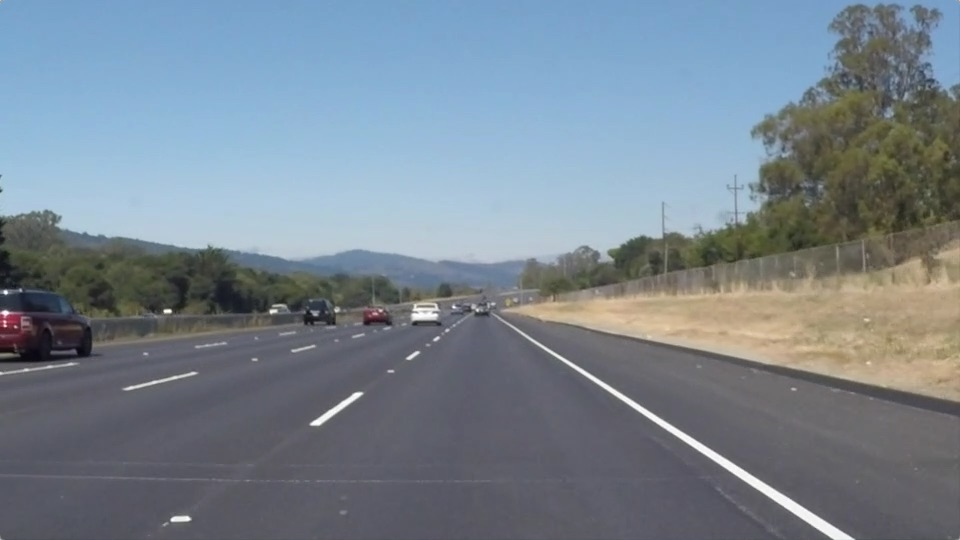
#> input picture test_images/solidWhiteRight.jpg, 960 x 540 px
$ jupyter execute --allow-errors Code_extrapol.ipynb   (shell and % lines are left out)
#> lines starting #> are read from the running program, lines starting #| are printed output that depends on the picture; after the words box and inside, x2 and y2 are one past the last pixel; in counts of white or black regions, pixels touching at a corner belong together
# Self-Driving Car Engineer Nanodegree

## Project: **Finding Lane Lines on the Road**

**Note: If, at any point, you encounter frozen display windows or other confounding issues, you can always start again with a clean slate by going to the "Kernel" menu above and selecting "Restart & Clear Output".**

---

**The tools you have are color selection, region of interest selection, grayscaling, Gaussian smoothing, Canny Edge Detection and Hough Tranform line detection.  You  are also free to explore and try other techniques that were not presented in the lesson.  Your goal is piece together a pipeline to detect the line segments in the image, then average/extrapolate them and draw them onto the image for display (as below).  Once you have a working pipeline, try it out on the video stream below.**

**Run the cell below to import some packages.  If you get an `import error` for a package you've already installed, try changing your kernel (select the Kernel menu above --> Change Kernel).  Still have problems?  Try relaunching Jupyter Notebook from the terminal prompt.  Also, see [this forum post](https://carnd-forums.udacity.com/cq/viewquestion.action?spaceKey=CAR&id=29496372&questionTitle=finding-lanes---import-cv2-fails-even-though-python-in-the-terminal-window-has-no-problem-with-import-cv2) for more troubleshooting tips.**

## Import Packages

[cell 1]
#importing some useful packages
import matplotlib.pyplot as plt
import matplotlib.image as mpimg
import numpy as np
import cv2

## Read in an Image

[cell 2]
#reading in an image
image = mpimg.imread('test_images/solidWhiteRight.jpg')
#> image is the input picture: shape (540, 960, 3); mean R, G, B 120.3, 132.6, 143.7

#printing out some stats and plotting
print('This image is:', type(image), 'with dimensions:', image.shape)
#| This image is: <class 'numpy.ndarray'> with dimensions: (540, 960, 3)
plt.imshow(image)  # if you wanted to show a single color channel image called 'gray', for example, call as plt.imshow(gray, cmap='gray')

## Ideas for Lane Detection Pipeline

**Some OpenCV functions (beyond those introduced in the lesson) that might be useful for this project are:**

`cv2.inRange()` for color selection
`cv2.fillPoly()` for regions selection
`cv2.line()` to draw lines on an image given endpoints
`cv2.addWeighted()` to coadd / overlay two images
`cv2.cvtColor()` to grayscale or change color
`cv2.imwrite()` to output images to file
`cv2.bitwise_and()` to apply a mask to an image

**Check out the OpenCV documentation to learn about these and discover even more awesome functionality!**

## Helper Functions

Below are some helper functions to help get you started. They should look familiar from the lesson!

[cell 3]
import math

def grayscale(img):
    """Applies the Grayscale transform
    This will return an image with only one color channel
    but NOTE: to see the returned image as grayscale
    (assuming your grayscaled image is called 'gray')
    you should call plt.imshow(gray, cmap='gray')"""
    return cv2.cvtColor(img, cv2.COLOR_RGB2GRAY)
    # Or use BGR2GRAY if you read an image with cv2.imread()
    # return cv2.cvtColor(img, cv2.COLOR_BGR2GRAY)

def canny(img, low_threshold, high_threshold):
    """Applies the Canny transform"""
    return cv2.Canny(img, low_threshold, high_threshold)

def gaussian_blur(img, kernel_size):
    """Applies a Gaussian Noise kernel"""
    return cv2.GaussianBlur(img, (kernel_size, kernel_size), 0)

def region_of_interest(img, vertices):
    """
    Applies an image mask.

    Only keeps the region of the image defined by the polygon
    formed from `vertices`. The rest of the image is set to black.
    """
    #defining a blank mask to start with
    mask = np.zeros_like(img)

    #defining a 3 channel or 1 channel color to fill the mask with depending on the input image
    if len(img.shape) > 2:
        channel_count = img.shape[2]  # i.e. 3 or 4 depending on your image
        ignore_mask_color = (255,) * channel_count
    else:
        ignore_mask_color = 255

    #filling pixels inside the polygon defined by "vertices" with the fill color
    cv2.fillPoly(mask, vertices, ignore_mask_color)

    #returning the image only where mask pixels are nonzero
    masked_image = cv2.bitwise_and(img, mask)
    return masked_image


def draw_lines(img, lines, color=[255, 0, 0], thickness=2, bottom_y=0, top_y=0):
    """
    NOTE: this is the function you might want to use as a starting point once you want to
    average/extrapolate the line segments you detect to map out the full
    extent of the lane (going from the result shown in raw-lines-example.mp4
    to that shown in P1_example.mp4).

    Think about things like separating line segments by their
    slope ((y2-y1)/(x2-x1)) to decide which segments are part of the left
    line vs. the right line.  Then, you can average the position of each of
    the lines and extrapolate to the top and bottom of the lane.

    This function draws `lines` with `color` and `thickness`.
    Lines are drawn on the image inplace (mutates the image).
    If you want to make the lines semi-transparent, think about combining
    this function with the weighted_img() function below
    """
    on_right = []
    on_left = []
    # Separate points into right/left based on the sign (positive/negative) of slope.
    for line in lines:
        for x1,y1,x2,y2 in line:
            if (x2-x1) == 0:
                slope = 999
            else:
                slope = (y2-y1)/(x2-x1)

            if slope > 0:
                on_right.append((x1, y1))
                on_right.append((x2, y2))
            else:
                on_left.append((x1, y1))
                on_left.append((x2, y2))

    lines_right = np.array(on_right)
    lines_left = np.array(on_left)

    # Find slopes and intercepts of extrapolated right line using regression
    # and then draw it
    try:
        slope_right, intercept_right = np.polyfit(lines_right[:,0], lines_right[:,1], 1)
        bottom_right_x = int((bottom_y - intercept_right) / slope_right)
        top_right_x = int((top_y - intercept_right) / slope_right)
        cv2.line(img, (bottom_right_x, bottom_y), (top_right_x, top_y), color, thickness)
    except IndexError:
        # Sometimes the right lane lines are far apart in a frame to have no right
        # lane lines.
        print('No right lane lines found.')

    # Find slopes and intercepts of extrapolated left line using regression
    # and then draw it
    slope_left, intercept_left = np.polyfit(lines_left[:,0], lines_left[:,1], 1)
    bottom_left_x = int((bottom_y - intercept_left) / slope_left)
    top_left_x = int((top_y - intercept_left) / slope_left)
    cv2.line(img, (bottom_left_x, bottom_y), (top_left_x, top_y), color, thickness)

#     for line in lines:
#         for x1,y1,x2,y2 in line:
#             cv2.line(img, (x1, y1), (x2, y2), color, thickness)

def hough_lines(img, rho, theta, threshold, min_line_len, max_line_gap, bottom_y=0, top_y=0):
    """
    `img` should be the output of a Canny transform.

    Returns an image with hough lines drawn.
    """
    lines = cv2.HoughLinesP(img, rho, theta, threshold, np.array([]), minLineLength=min_line_len, maxLineGap=max_line_gap)
    line_img = np.zeros((img.shape[0], img.shape[1], 3), dtype=np.uint8)
    draw_lines(line_img, lines, thickness=3, bottom_y=bottom_y, top_y=top_y)
    return line_img

# Python 3 has support for cool math symbols.

def weighted_img(img, initial_img, α=0.8, β=1., λ=0.):
    """
    `img` is the output of the hough_lines(), An image with lines drawn on it.
    Should be a blank image (all black) with lines drawn on it.

    `initial_img` should be the image before any processing.

    The result image is computed as follows:

    initial_img * α + img * β + λ
    NOTE: initial_img and img must be the same shape!
    """
    return cv2.addWeighted(initial_img, α, img, β, λ)

## Test Images

Build your pipeline to work on the images in the directory "test_images"
**You should make sure your pipeline works well on these images before you try the videos.**

[cell 4]
import os
input_dir_prefix = 'test_images/'
images = os.listdir(input_dir_prefix)

output_dir_prefix = 'test_images_output/'
if not os.path.exists(output_dir_prefix):
    os.mkdir(output_dir_prefix)

## Build a Lane Finding Pipeline

Build the pipeline and run your solution on all test_images. Make copies into the `test_images_output` directory, and you can use the images in your writeup report.

Try tuning the various parameters, especially the low and high Canny thresholds as well as the Hough lines parameters.

[cell 5]
for img in images:
    original_image = mpimg.imread(input_dir_prefix + img)
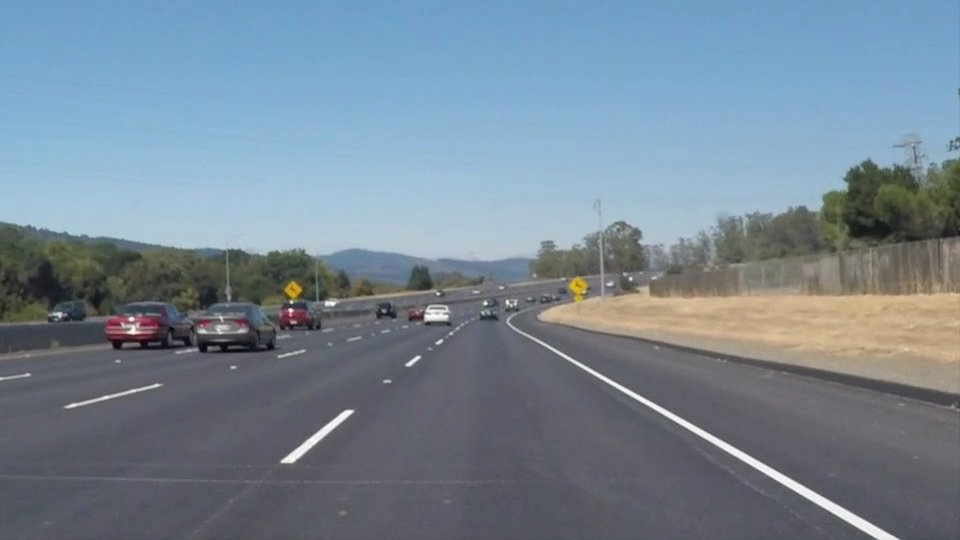
#> input picture test_images/solidWhiteCurve.jpg, 960 x 540 px
#> original_image is the input picture: shape (540, 960, 3); mean R, G, B 118.5, 134.5, 148.1

    edges = canny(
        gaussian_blur(
            grayscale(original_image),
            kernel_size=5
        ),
        low_threshold=50,
        high_threshold=150
    )
#> in grayscale, `return cv2.cvtColor(img, cv2.COLOR_RGB2GRAY)`:
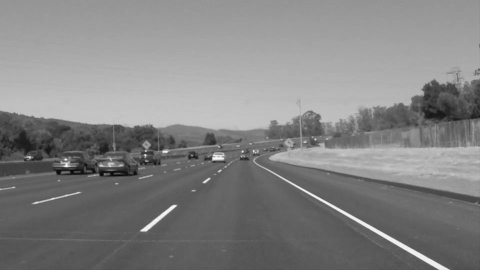
#> returned value: shape (540, 960) (shown at 1/2 size); min 5, max 255, mean 131.2
#> in canny, `return cv2.Canny(img, low_threshold, high_threshold)`:
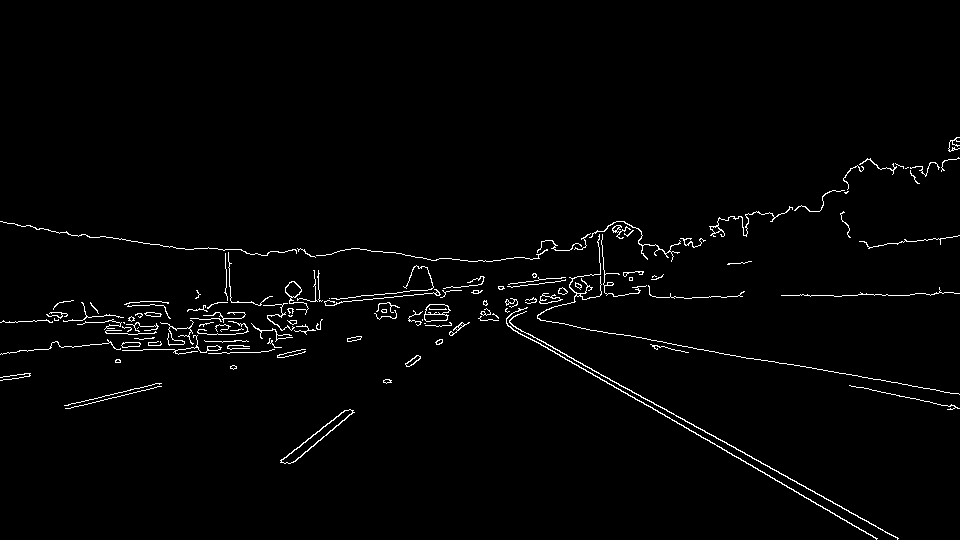
#> returned value: shape (540, 960); 1.7% white in thin lines or dots, all inside (x1, y1, x2, y2) = (0, 137, 960, 540)

    imshape = edges.shape
    vertices = np.array(
        [[
            (0, imshape[0]),
            (450, 322),
            (490, 322),
            (imshape[1], imshape[0])
        ]],
        dtype=np.int32
    )

    masked_edges = region_of_interest(edges, vertices=vertices)
#> in region_of_interest, `cv2.fillPoly(mask, vertices, ignore_mask_color)`:
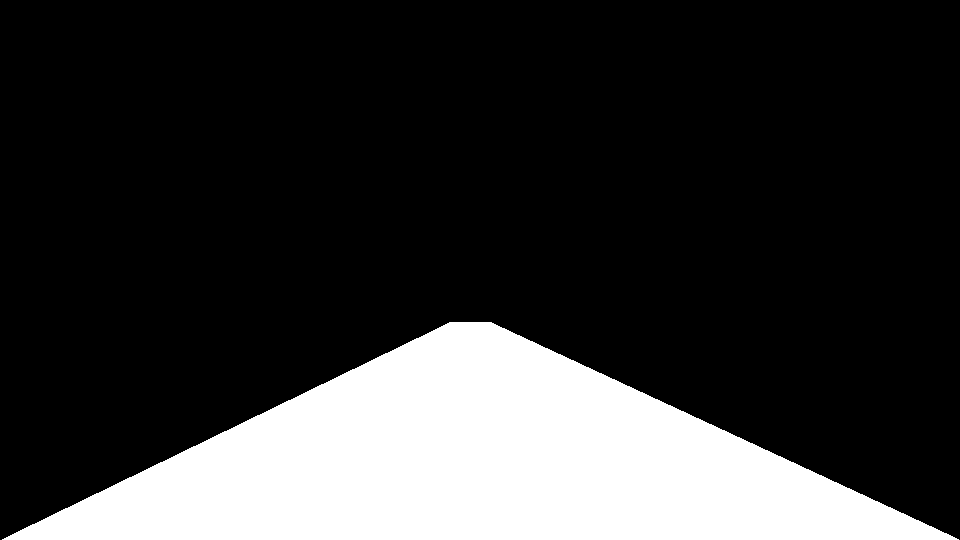
#> mask: shape (540, 960); 21% white; 1 white region, box (x1, y1, x2, y2) and area: (2, 322, 959, 540) 109020
#> in region_of_interest, `masked_image = cv2.bitwise_and(img, mask)`:
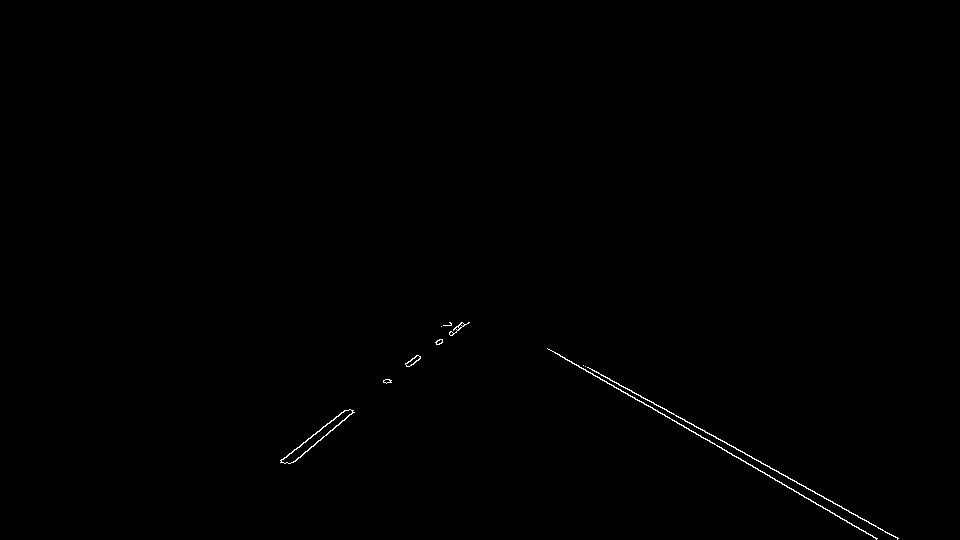
#> masked_image: shape (540, 960); 0.27% white in thin lines or dots, all inside (x1, y1, x2, y2) = (280, 322, 899, 540)

    lines = hough_lines(
        masked_edges,
        rho=2,
        theta=np.pi/180,
        threshold=10,
        min_line_len=45,
        max_line_gap=25,
        bottom_y=imshape[0],
        top_y=322
    )
#> in hough_lines, `lines = cv2.HoughLinesP(img, rho, theta, threshold, np.array([]), minL..`: lines = 13 rows, first 6: [590, 368, 898, 538], [294, 449, 345, 410], [547, 348, 877, 538], [292, 462, 352, 412], [412, 358, 469, 322], [384, 382, 461, 322]
#> the loop in draw_lines, `for line in lines:` made 13 passes
#> after the loop in draw_lines, `for line in lines:`: on_left = [(294, 449), (345, 410), (292, 462), (352, 412), (412, 358), (469, 322), (384, 382), (461, 322), (405, 363), (456, 332), (389, 382), (439, 343), (387, 382), (459, 325), (414, 358), (462, 322)]; on_right = [(590, 368), (898, 538), (547, 348), (877, 538), (559, 354), (798, 492), (664, 408), (897, 537), (606, 377), (656, 405)]
#> in draw_lines, `lines_right = np.array(on_right)`: lines_right = [[590, 368], [898, 538], [547, 348], [877, 538], [559, 354], [798, 492], [664, 408], [897, 537], [606, 377], [656, 405]]
#> in draw_lines, `lines_left = np.array(on_left)`: lines_left = 16 rows, first 8: [294, 449], [345, 410], [292, 462], [352, 412], [412, 358], [469, 322], [384, 382], [461, 322]
#> in draw_lines, `slope_right, intercept_right = np.polyfit(lines_right[:,0], lines_righ..`: slope_right = 0.561; intercept_right = 38.96
#> in draw_lines, `bottom_right_x = int((bottom_y - intercept_right) / slope_right)`: bottom_right_x = 893
#> in draw_lines, `top_right_x = int((top_y - intercept_right) / slope_right)`: top_right_x = 504
#> in draw_lines, `slope_left, intercept_left = np.polyfit(lines_left[:,0], lines_left[:,..`: slope_left = -0.775; intercept_left = 681.1
#> in draw_lines, `bottom_left_x = int((bottom_y - intercept_left) / slope_left)`: bottom_left_x = 182
#> in draw_lines, `top_left_x = int((top_y - intercept_left) / slope_left)`: top_left_x = 463
#> in draw_lines, `cv2.line(img, (bottom_left_x, bottom_y), (top_left_x, top_y), color, t..`:
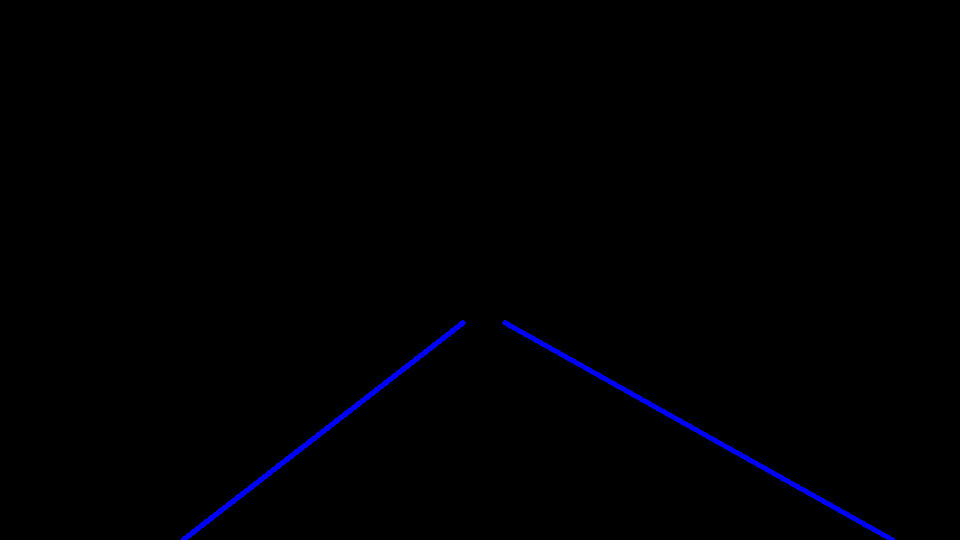
#> img: shape (540, 960, 3); mean of channels 0, 1, 2 2, 0, 0; drawn as B, G, R

    final = weighted_img(img=lines, initial_img=original_image)
#> in weighted_img, `return cv2.addWeighted(initial_img, α, img, β, λ)`:
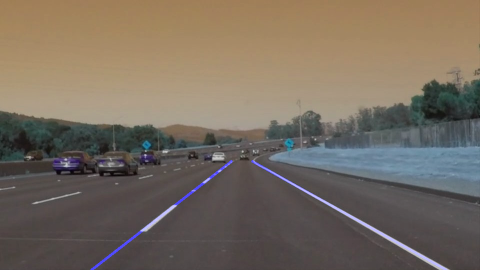
#> returned value: shape (540, 960, 3) (shown at 1/2 size); mean of channels 0, 1, 2 95.7, 107.6, 118.5; drawn as B, G, R

    plt.imsave(
        output_dir_prefix + img,
        final
    )
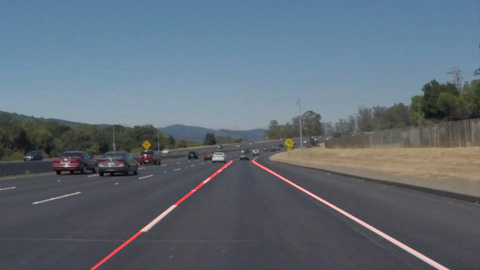
#> saved as solidWhiteCurve.jpg: shape (540, 960, 3) (shown at 1/2 size); mean R, G, B 95.8, 107.5, 118.5
#> pass 3 of the loop `for img in images:`:
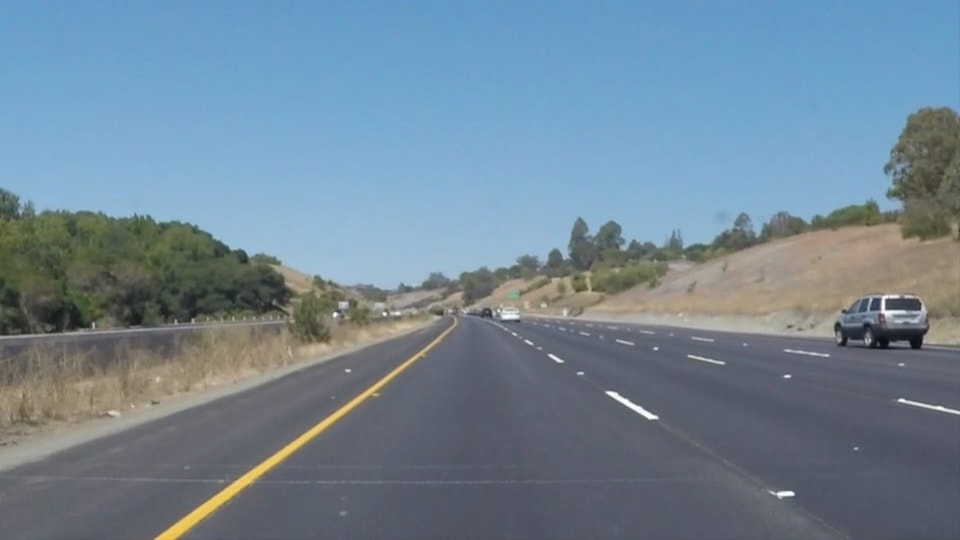
#> input picture test_images/solidYellowCurve.jpg, 960 x 540 px
#> original_image is the input picture: shape (540, 960, 3); mean R, G, B 113, 133.4, 149
#> in region_of_interest (call 3), `masked_image = cv2.bitwise_and(img, mask)`:
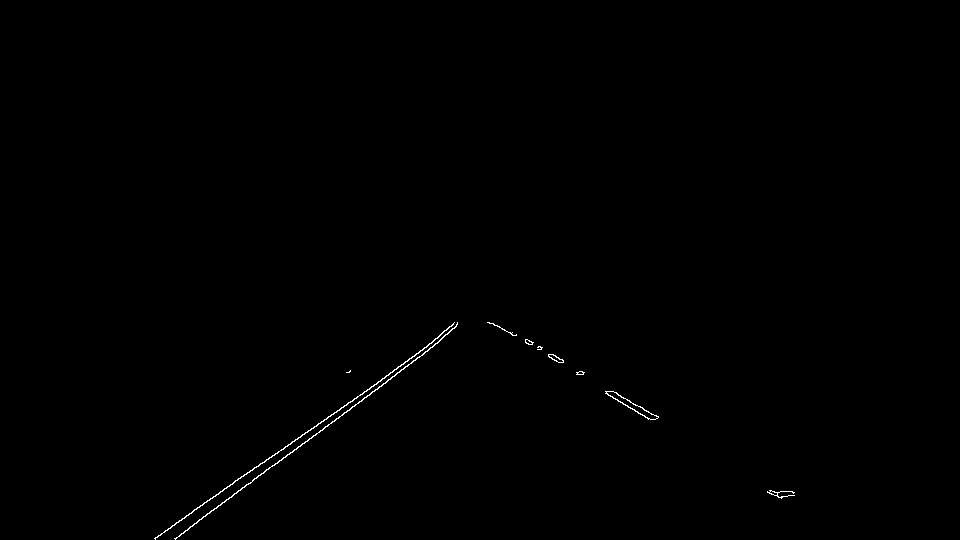
#> masked_image: shape (540, 960); 0.27% white in thin lines or dots, all inside (x1, y1, x2, y2) = (154, 322, 795, 540)
#> lines = 16 rows, first 6: [154, 538, 456, 326], [277, 463, 439, 341], [487, 322, 583, 373], [608, 395, 653, 419], [531, 341, 579, 371], [526, 343, 582, 374]
#> lines_right = 18 rows, first 8: [487, 322], [583, 373], [608, 395], [653, 419], [531, 341], [579, 371], [526, 343], [582, 374]
#> lines_left = 14 rows, first 8: [154, 538], [456, 326], [277, 463], [439, 341], [190, 526], [236, 493], [183, 533], [266, 469]
#> `plt.imsave( output_dir_prefix + img, final )`:
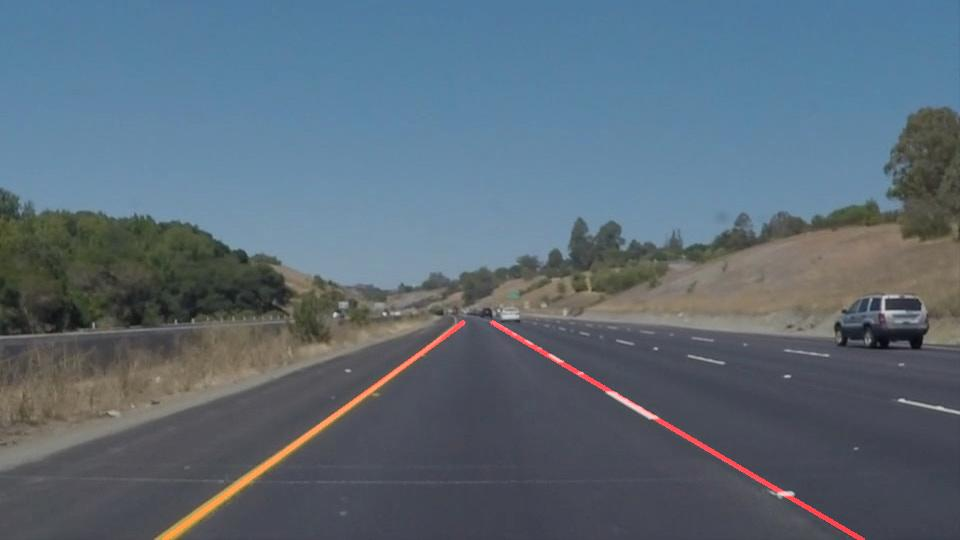
#> saved as solidYellowCurve.jpg: shape (540, 960, 3); mean R, G, B 91.5, 106.6, 119.4
